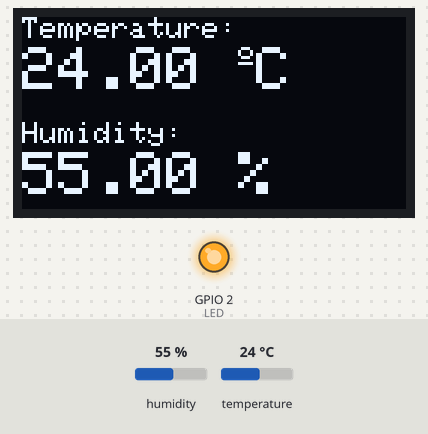
Bench run of a program on a simulated ESP32. On the bench: 128×64 one-colour display, output pins drawn as LEDs (lit = HIGH). The test bench sets the inputs (shaded band); at power-on: humidity 55 %, temperature 24 °C. WiFi joins after 1.5 s; servers stay silent unless stated; what the program prints to the serial monitor is not drawn.

Above: at 5.6 s.
5.7 s: humidity set to 22 %
At 11.8 s:
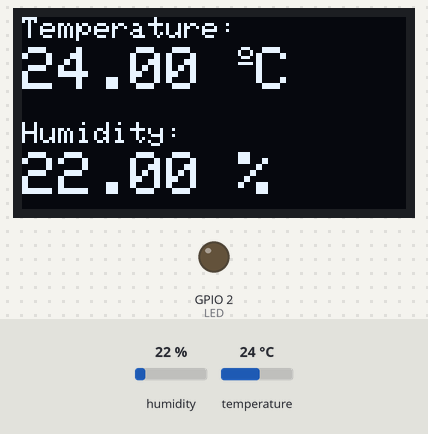
17.5 s: temperature set to 12 °C
At 20.9 s:
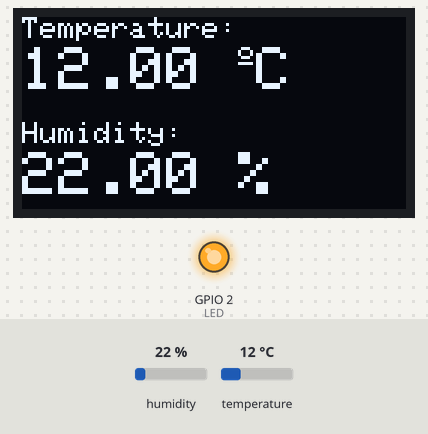
22.0 s: humidity set to 40 %
At 26.8 s:
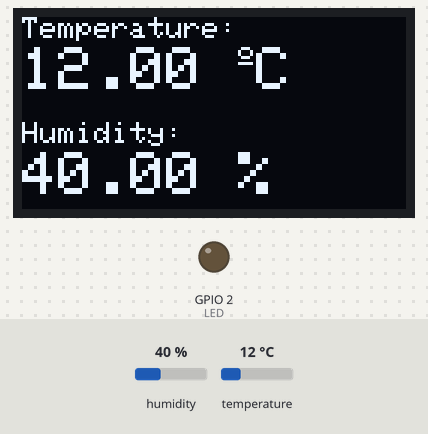
27.0 s: temperature set to 19 °C
At 31.9 s:
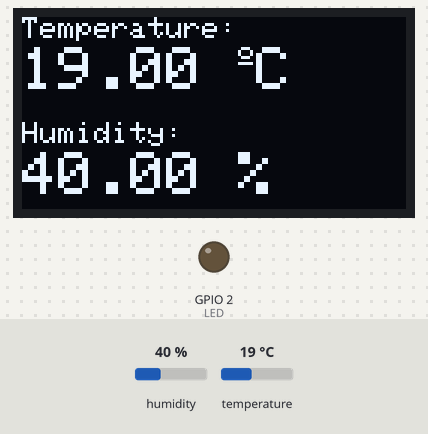
Timing chart, 0 to 33.0 s (numbered marks = the images above; inputs shaded):
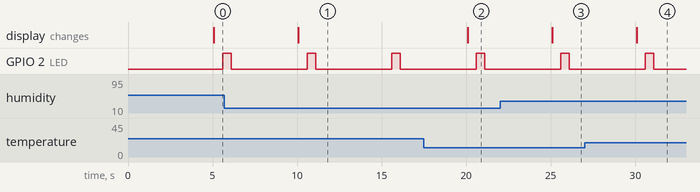

The program:

main.cpp
```cpp
#include <Arduino.h>
#include <WiFi.h>
#include <WiFiClient.h>
#include <BlynkSimpleEsp32.h>
#include <Adafruit_Sensor.h>
#include <DHT.h>
#include <Wire.h>
#include <Adafruit_GFX.h>
#include <Adafruit_SSD1306.h>

#define SCREEN_WIDTH 128 // OLED display width, in pixels
#define SCREEN_HEIGHT 64 // OLED display height, in pixels

// Declaration for an SSD1306 display connected to I2C (SDA, SCL pins)
#define OLED_RESET 4 // Reset pin # (or -1 if sharing Arduino reset pin)
Adafruit_SSD1306 display(SCREEN_WIDTH, SCREEN_HEIGHT, &Wire, OLED_RESET);

String temperature;
String humidity;
String pressure;

unsigned long previousMillis = 0;
const long interval = 5000;

uint8_t LED = 2;
char auth[] = "xxx";
char ssid[] = "rahasia";
char pass[] = "12345678";

#define DHTPIN 4
#define DHTTYPE DHT11

DHT dht(DHTPIN, DHTTYPE);
BlynkTimer timer;

void blinkLed()
{
  delay(500);
  digitalWrite(LED, HIGH);
  delay(500);
  digitalWrite(LED, LOW);
}

void readDHTSensor()
{
  // Reading temperature or humidity takes about 250 milliseconds!
  // Sensor readings may also be up to 2 seconds 'old' (its a very slow sensor)
  float h = dht.readHumidity();
  // Read temperature as Celsius (the default)
  float t = dht.readTemperature();
  // Read temperature as Fahrenheit (isFahrenheit = true)
  float f = dht.readTemperature(true);

  // Check if any reads failed and exit early (to try again).
  if (isnan(h) || isnan(t) || isnan(f))
  {
    Serial.println(F("Failed to read from DHT sensor!"));
    return;
  }

  // Compute heat index in Fahrenheit (the default)
  float hif = dht.computeHeatIndex(f, h);
  // Compute heat index in Celsius (isFahreheit = false)
  float hic = dht.computeHeatIndex(t, h, false);

  display.clearDisplay();
  // display temperature
   // display temperature
  display.setTextSize(1);
  display.setCursor(0,0);
  display.print("Temperature: ");
  display.setTextSize(2);
  display.setCursor(0,10);
  display.print(t);
  display.print(" ");
  display.setTextSize(1);
  display.cp437(true);
  display.write(167);
  display.setTextSize(2);
  display.print("C");

  // display humidity
  display.setTextSize(1);
  display.setCursor(0, 35);
  display.print("Humidity: ");
  display.setTextSize(2);
  display.setCursor(0, 45);
  display.print(h);
  display.print(" %");

  display.display();

  Serial.print(F("Humidity: "));
  Serial.print(h);
  Serial.print(F("%  Temperature: "));
  Serial.print(t);
  Serial.print(F("°C "));
  Serial.print(f);
  Serial.print(F("°F  Heat index: "));
  Serial.print(hic);
  Serial.print(F("°C "));
  Serial.print(hif);
  Serial.println(F("°F"));

  blinkLed();

  // You can send any value at any time.
  // Please don't send more that 10 values per second.
  Blynk.virtualWrite(V5, h);
  Blynk.virtualWrite(V6, t);
}

void setup()
{
  // put your setup code here, to run once:
  Serial.begin(9600);

  // SSD1306_SWITCHCAPVCC = generate display voltage from 3.3V internally
  if (!display.begin(SSD1306_SWITCHCAPVCC, 0x3C))
  {
    Serial.println(F("SSD1306 allocation failed"));
    for (;;)
      ; // Don't proceed, loop forever
  }

  display.clearDisplay();
  display.setTextColor(WHITE);

  pinMode(LED, OUTPUT);
  dht.begin();

  // Setup a function to be called every second
  timer.setInterval(5000L, readDHTSensor);

  Blynk.begin("xxx", ssid, pass);
}

void loop()
{
  Blynk.run();
  timer.run();
}
```

Measured:
- after the input at 5.7 s, the display: changes after 4.4 s (image 1)
- after the input at 17.5 s, the display: changes after 2.6 s (image 2)
- after the input at 22.0 s, the display: changes after 3.1 s (image 3)
- after the input at 27.0 s, the display: changes after 3.1 s (image 4)
- by itself, GPIO 2 (LED): alternates HIGH for 0.50 s and LOW for 4.5 s
